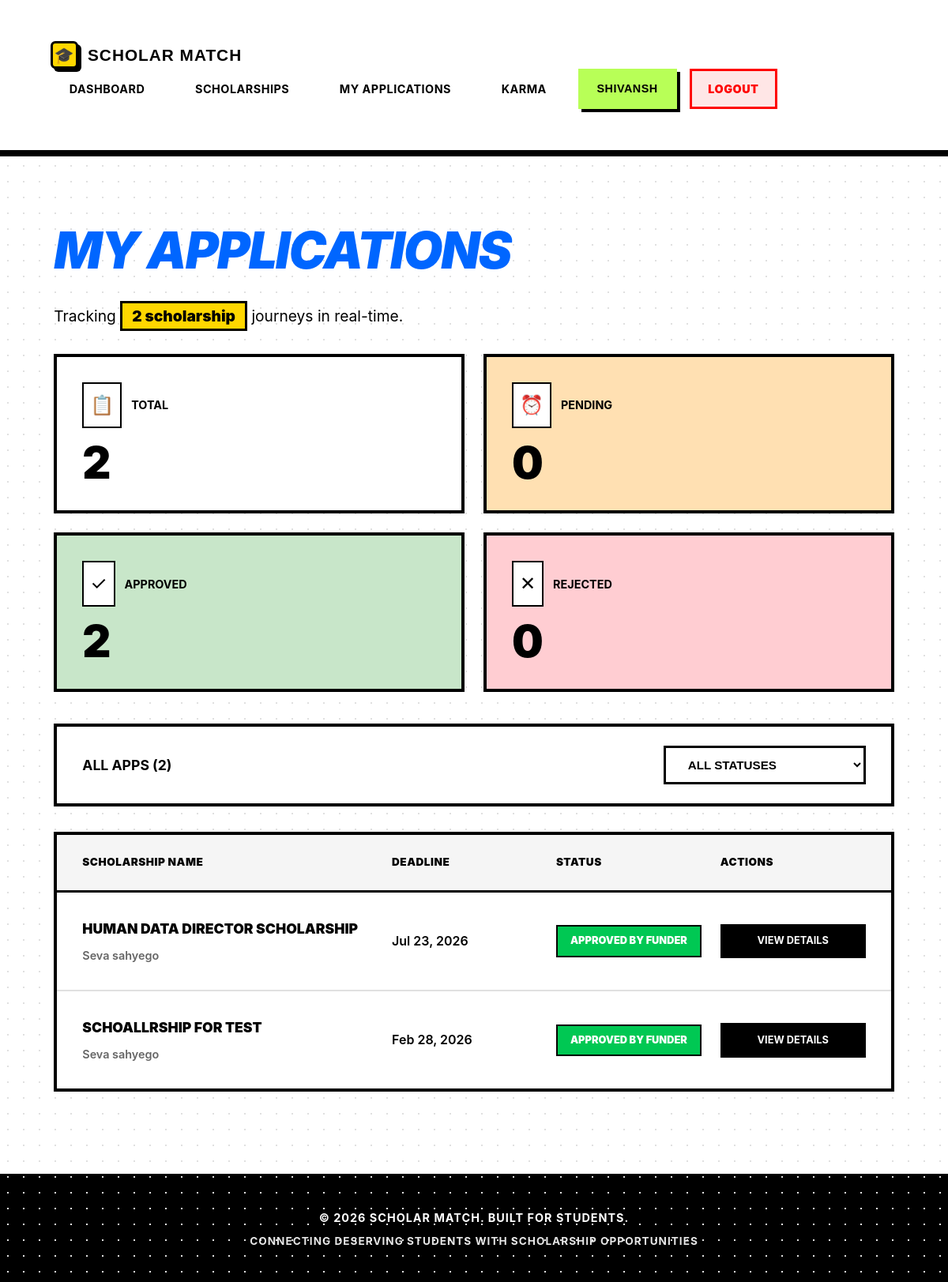
/applications/my-applications/ (signed in), run on the app's committed database.
### users/models.py (models this page shows, shortened)
class User(AbstractUser):
    is_student = models.BooleanField(default=True)
    is_moderator = models.BooleanField(default=False)
    is_organization = models.BooleanField(default=False)

### applications/models.py (models this page shows, shortened)
class Application(models.Model):
    STATUS_CHOICES = [
        ('DRAFT', 'Draft'), ('PENDING', 'Pending Review'),
        ('MOD_VERIFIED', 'Moderator Verified'), ('SUBMITTED', 'Submitted to Funder'),
        ('APPROVED', 'Approved by Funder'), ('REJECTED', 'Rejected')
    ]
    student = models.ForeignKey(StudentProfile, on_delete=models.CASCADE)
    scholarship = models.ForeignKey(Scholarship, on_delete=models.CASCADE)
    status = models.CharField(max_length=20, choices=STATUS_CHOICES, default='DRAFT')
    moderator_assigned = models.ForeignKey(
        ModeratorProfile, on_delete=models.SET_NULL, null=True, blank=True
    )
    application_link = models.URLField(max_length=2000, blank=True) # Official link if external
    last_action_date = models.DateTimeField(auto_now=True)
    class Meta:
        unique_together = ('student', 'scholarship')

### scholarships/models.py (models this page shows, shortened)
class Scholarship(models.Model):
    title = models.CharField(max_length=255, unique=True, verbose_name="Scholarship Title")
    org_profile = models.ForeignKey(
        'users.OrganizationProfile',
        on_delete=models.CASCADE,
        related_name='scholarships',
        null=True, blank=True,
        verbose_name="Organization"
    )
    logo = models.ImageField(
        upload_to='scholarship_logos/',
        blank=True, null=True,
        verbose_name="Organization Logo"
    )
    description = models.TextField(verbose_name="About the Scholarship (HTML allowed)")
    deadline = models.DateTimeField(verbose_name="Application Deadline")
    education_level = models.CharField(
        max_length=20,
        choices=EDUCATION_LEVEL_CHOICES,
        default='ANY',
        verbose_name="Target Education Level"
    )
    courses = models.TextField(
        blank=True, default='[]',
        help_text='JSON list of eligible courses/streams. Leave "[]" for any.'
    )
    max_family_income = models.PositiveIntegerField(
        null=True, blank=True,
        verbose_name="Max Family Annual Income (₹)",
        help_text="Maximum annual family income in INR (e.g. 800000 for ₹8 lakh)"
    )
    min_percentage = models.DecimalField(
        max_digits=5, decimal_places=2,
        null=True, blank=True,
        verbose_name="Minimum Academic Score (%/CGPA)"
    )
    demographic_focus = models.TextField(
        blank=True, default='[]',
        help_text='JSON list of demographic targets. Leave "[]" for all.'
    )
    total_budget = models.PositiveIntegerField(
        verbose_name="Total Budget (₹)",
        help_text="Full amount the organization deposits into escrow (INR)",
        null=True,
        blank=True,
    )
    distribution_type = models.CharField(
        max_length=10,
        choices=DISTRIBUTION_TYPE_CHOICES,
        default='FIXED',
        verbose_name="Distribution Logic"
    )
    fixed_amount = models.PositiveIntegerField(
        null=True, blank=True,
        verbose_name="Fixed Amount per Winner (₹)",
        help_text="Required when distribution type is FIXED"
    )
    num_winners = models.PositiveIntegerField(
        null=True, blank=True,
        verbose_name="Number of Winners",
        help_text="How many students get selected"
    )
    disbursement_method = models.CharField(
        max_length=20,
        choices=DISBURSEMENT_METHOD_CHOICES,
        default='BANK_TRANSFER',
        verbose_name="Disbursement Method"
    )
    min_karma = models.PositiveIntegerField(
        default=0,
        verbose_name="Minimum Karma Points Required",
        help_text="Only students with ≥ this karma can apply"
    )
    verification_strictness = models.CharField(
        max_length=10,
        choices=VERIFICATION_STRICTNESS_CHOICES,
        default='STANDARD',
        verbose_name="Verification Strictness"
    )
    essay_question = models.TextField(
        blank=True,
        verbose_name="Custom Essay / Question (Optional)",
        help_text="e.g. 'Why do you need this scholarship?'"
    )
    is_active = models.BooleanField(
        default=False,
        help_text="Becomes True only after payment is confirmed"
    )
    is_funded = models.BooleanField(
        default=False,
        help_text="True once Razorpay payment is verified"
    )
    applications_closed = models.BooleanField(
        default=False,
        help_text="Org can manually close applications before deadline"
    )
    closed_at = models.DateTimeField(
        null=True, blank=True,
        help_text="Timestamp when org manually closed applications"
    )
    created_at = models.DateTimeField(auto_now_add=True)
    last_updated = models.DateTimeField(auto_now=True)
    organization = models.CharField(
        max_length=255, blank=True,
        help_text="[Legacy] Organization name as string. Use org_profile FK instead."
    )
    source_url = models.URLField(max_length=2000, blank=True)
    award_amount = models.CharField(
        max_length=50, blank=True,
        help_text="[Legacy] Free-text award amount. Use total_budget instead."
    )
    details = models.TextField(
        blank=True,
        help_text="[Legacy] Use description instead."
    )
    is_verified = models.BooleanField(default=False)
    found_by_student = models.ForeignKey(
        'users.StudentProfile',
        on_delete=models.SET_NULL,
        null=True, blank=True,
        related_name='found_scholarships'
    )
    finder_karma_awarded = models.IntegerField(default=0)
    class Meta:
        ordering = ['-created_at']
    @property
    def name(self):
        return self.title

### applications/views.py (the view)
# urls.py: path('my-applications/', views.my_applications, name='my_applications'),
@login_required
def my_applications(request):
    if not hasattr(request.user, 'studentprofile'):
        messages.error(request, 'Only students can view applications.')
        return redirect('student_dashboard')
    student = request.user.studentprofile
    applications = Application.objects.filter(student=student).order_by('-last_action_date')
    total_count = applications.count()
    pending_count = applications.filter(status='PENDING').count()
    approved_count = applications.filter(status='APPROVED').count()
    rejected_count = applications.filter(status='REJECTED').count()
    status_filter = request.GET.get('status', '')
    if status_filter:
        applications = applications.filter(status=status_filter)
    context = {
        'applications': applications,
        'status_filter': status_filter,
        'status_choices': Application.STATUS_CHOICES,
        'total_count': total_count,
        'pending_count': pending_count,
        'approved_count': approved_count,
        'rejected_count': rejected_count,
    }
    return render(request, 'applications/my_applications.html', context)

### applications/templates/applications/my_applications.html (shortened to what this page needs)
{% extends 'base.html' %}
{% block content %}
<div class="applications-container">
    <div class="applications-header">
        <h1 class="page-title">MY APPLICATIONS</h1>
        <p class="page-subtitle">Tracking <span class="highlight-count">{{ applications.count }} scholarship</span>
            journeys in real-time.</p>
    </div>
    <div class="stats-grid">
        <div class="stat-card total">
            <div class="stat-header">
                <span class="stat-icon">📋</span>
                <span class="stat-label">Total</span>
            </div>
            <div class="stat-value">{{ total_count|default:"0" }}</div>
        </div>
        <div class="stat-card pending">
            <div class="stat-header">
                <span class="stat-icon">⏰</span>
                <span class="stat-label">Pending</span>
            </div>
            <div class="stat-value">{{ pending_count|default:"0" }}</div>
        </div>
        <div class="stat-card approved">
            <div class="stat-header">
                <span class="stat-icon">✓</span>
                <span class="stat-label">Approved</span>
            </div>
            <div class="stat-value">{{ approved_count|default:"0" }}</div>
        </div>
        <div class="stat-card rejected">
            <div class="stat-header">
                <span class="stat-icon">✕</span>
                <span class="stat-label">Rejected</span>
            </div>
            <div class="stat-value">{{ rejected_count|default:"0" }}</div>
        </div>
    </div>
    <div class="filter-bar">
        <div class="filter-count">
            ALL APPS ({{ applications.count }})
        </div>
        <form method="get" id="filterForm">
            <select name="status" class="filter-select" onchange="this.form.submit()">
                <option value="">All Statuses</option>
            </select>
        </form>
    </div>
    {% if applications %}
    <div class="applications-list">
        <div class="table-header">
            <div class="table-header-cell">Scholarship Name</div>
            <div class="table-header-cell">Deadline</div>
            <div class="table-header-cell">Status</div>
            <div class="table-header-cell">Actions</div>
        </div>
        {% for application in applications %}
        <div class="application-row">
            <div class="scholarship-info">
                <h3 class="scholarship-name">{{ application.scholarship.name }}</h3>
                <div class="scholarship-org">{{ application.scholarship.organization }}</div>
            </div>
            <div class="deadline-cell">
                {{ application.scholarship.deadline|date:"M d, Y" }}
            </div>
            <div>
                <span class="status-badge {{ application.status }}">
                    {{ application.get_status_display }}
                </span>
            </div>
            <div class="action-buttons">
                <a href="{% url 'applications:application_status' pk=application.pk %}" class="btn-view">
                    View Details
                </a>
            </div>
        </div>
        {% endfor %}
    </div>
    {% endif %}
</div>
{% endblock %}

### templates/base.html (shortened to what this page needs)
<!DOCTYPE html>
<html lang="en">
<head>
</head>
<body>
    <nav>
        <div class="container">
            <a href="/" class="logo">
                <div class="logo-icon">🎓</div>
                <span>Scholar Match</span>
            </a>
            <ul>
                {% if user.is_authenticated %}
                {% if user.is_student %}
                <li><a href="{% url 'student_dashboard' %}">Dashboard</a></li>
                <li><a href="{% url 'scholarships:scholarship_list' %}">Scholarships</a></li>
                <li><a href="{% url 'applications:my_applications' %}">My Applications</a></li>
                <li><a href="{% url 'karma:karma_dashboard' %}">Karma</a></li>
                {% elif user.is_organization %}
                <li><a href="{% url 'funder_portal:funder_dashboard' %}">Dashboard</a></li>
                <li><a href="{% url 'funder_portal:create_scholarship' %}">Create Scholarship</a></li>
                <li><a href="{% url 'funder_portal:view_applications' %}">Applications</a></li>
                {% elif user.is_moderator %}
                <li><a href="{% url 'moderator_dashboard' %}">Dashboard</a></li>
                <li><a href="{% url 'moderator_add_scholarship' %}">Add Scholarship</a></li>
                <li><a href="{% url 'karma:moderator_overview' %}">Karma Review</a></li>
                {% endif %}
                <li>
                    <span class="user-info">{{ user.username }}</span>
                </li>
                <li><a href="{% url 'logout' %}" class="logout-btn">Logout</a></li>
                {% else %}
                <li><a href="{% url 'login' %}">Login</a></li>
                {% endif %}
            </ul>
        </div>
    </nav>
    <div class="container">
        {% block content %}
        {% endblock %}
    </div>
    <footer>
        <p>&copy; 2026 Scholar Match. Built for Students.</p>
        <p style="margin-top: 0.5rem; font-size: 0.85rem; opacity: 0.9;">Connecting Deserving Students with Scholarship
            Opportunities</p>
    </footer>
</body>
</html>

### templates/base.html (style rules this page uses)
* { margin: 0; padding: 0; box-sizing: border-box; }
:root { --primary-yellow: #FFD700; --neon-green: #B8FF57; --bright-blue: #0066FF; --black: #000000; --white: #FFFFFF; --light-gray: #f5f5f5; --text-gray: #666666; --border-black: #000000; --shadow-black: #000000; --bright-red: #FF0000; --bright-green: #00CC00; --bright-purple: #B8A4FF; --bright-orange: #FFA04A; }
body { font-family: 'Arial', 'Helvetica Neue', sans-serif; background: var(--light-gray); background-image: radial-gradient(circle, #d0d0d0 1px, transparent 1px); background-size: 20px 20px; color: var(--black); line-height: 1.6; min-height: 100vh; display: flex; flex-direction: column; }
nav { background: var(--white); border-bottom: 4px solid var(--black); padding: 0.75rem 2rem; box-shadow: 0 4px 0 var(--black); position: sticky; top: 0; z-index: 1000; }
nav .container { max-width: 1400px; margin: 0 auto; display: flex; justify-content: space-between; align-items: center; flex-wrap: wrap; }
nav .logo { color: var(--black); font-size: 1.3rem; font-weight: 900; text-decoration: none; display: flex; align-items: center; gap: 0.75rem; transition: all 0.2s ease; text-transform: uppercase; letter-spacing: 1px; font-family: 'Arial Black', sans-serif; }
nav .logo-icon { width: 35px; height: 35px; background: var(--primary-yellow); border: 3px solid var(--black); border-radius: 6px; display: flex; align-items: center; justify-content: center; font-size: 20px; box-shadow: 4px 4px 0 var(--black); }
nav ul { list-style: none; display: flex; gap: 1rem; align-items: center; flex-wrap: wrap; }
nav ul li a, nav ul li .user-info { color: var(--black); text-decoration: none; padding: 0.7rem 1.3rem; border-radius: 0; transition: all 0.2s ease; font-weight: 700; font-size: 0.9rem; display: block; text-transform: uppercase; letter-spacing: 0.5px; border: 3px solid transparent; }
nav .user-info { background: var(--neon-green); border: 3px solid var(--black); color: var(--black); padding: 0.7rem 1.5rem; font-weight: 900; box-shadow: 4px 4px 0 var(--black); font-family: 'Arial Black', sans-serif; }
nav .logout-btn { background: #FFE6E6; border: 3px solid var(--bright-red); color: var(--bright-red); font-weight: 900; }
.container { max-width: 1400px; margin: 0 auto; padding: 2.5rem 2rem; flex: 1; }
footer { background: var(--black); color: var(--white); text-align: center; padding: 2.5rem 2rem; margin-top: auto; border-top: 4px solid var(--black); }
footer p { font-weight: 700; text-transform: uppercase; letter-spacing: 1px; font-size: 0.9rem; }

### data on the page
User: username "SHIVANSH"
Application: scholarship.name "HUMAN DATA DIRECTOR SCHOLARSHIP", scholarship.organization "Seva sahyego", scholarship.deadline "Jul 23, 2026", status "APPROVED BY FUNDER"
Application: scholarship.name "SCHOALLRSHIP FOR TEST", scholarship.organization "Seva sahyego", scholarship.deadline "Feb 28, 2026", status "APPROVED BY FUNDER"

### other printed values
{{ applications.count }} "2"
{{ total_count|default:"0" }} "2"
{{ pending_count|default:"0" }} "0"
{{ approved_count|default:"0" }} "2"
{{ rejected_count|default:"0" }} "0"
